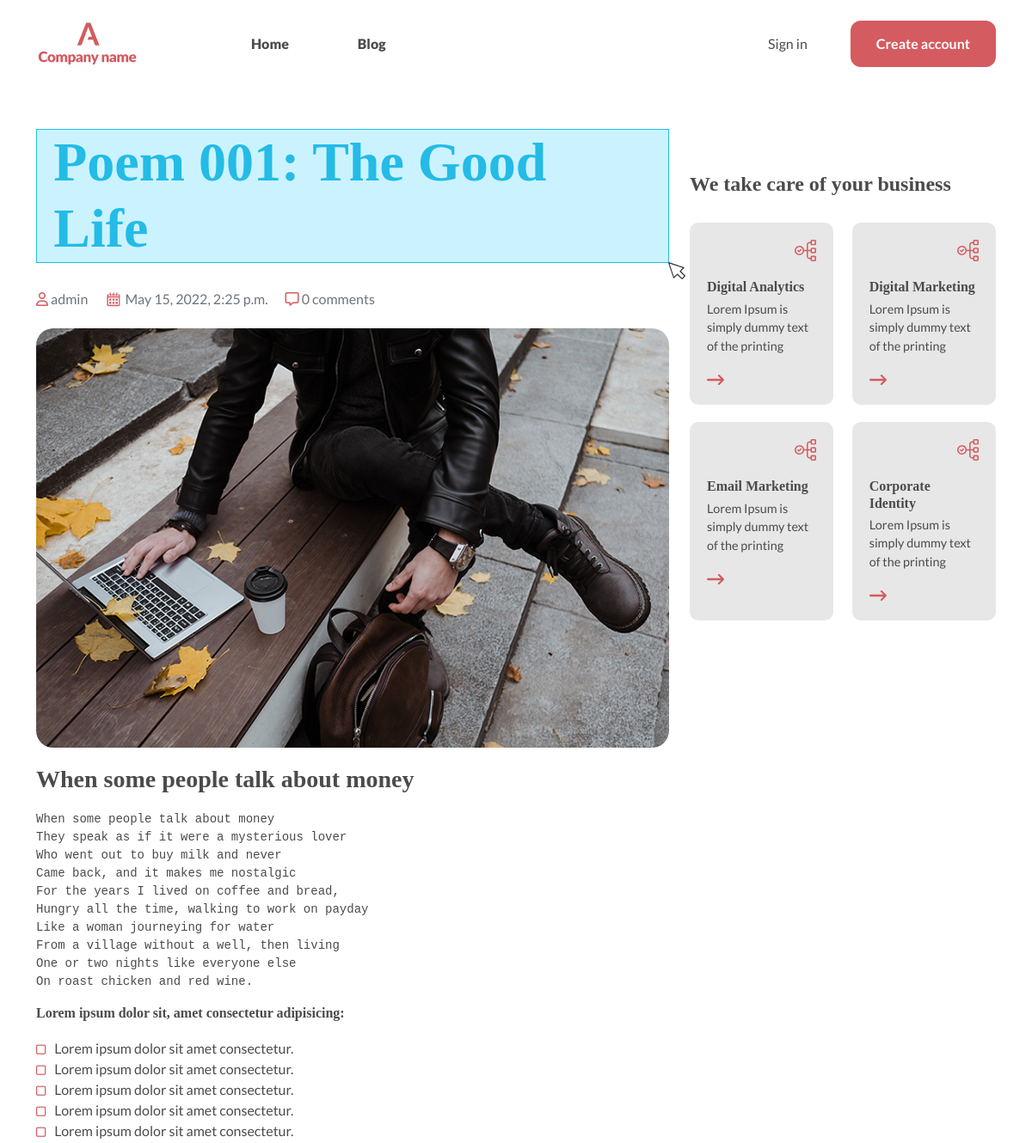
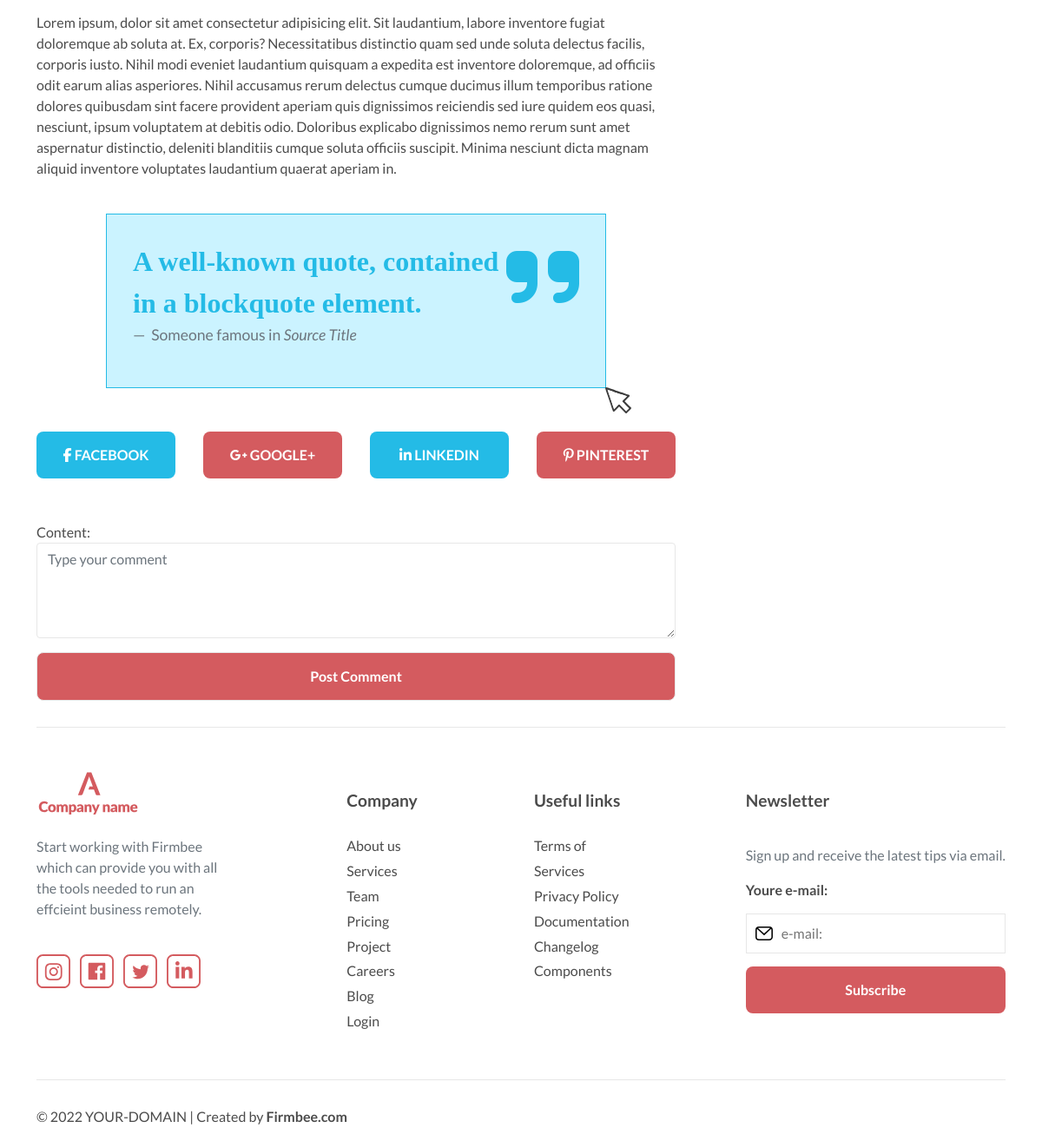
The app's page /post/2/ with its own data (2 pictures, top to bottom).
### blog/models.py (models this page shows, shortened)
class Post(models.Model):
    Author = models.ForeignKey(User, on_delete=models.SET_NULL, null=True)
    Topic_post = models.ManyToManyField(Topic)
    Post_name = models.CharField(max_length=100)
    Overview = models.CharField(max_length=60, null=True)
    Content = RichTextField(blank=True, null=True)
    Thumbnail = models.ImageField(blank=True, null=True,default='post-1.png')
    Created = models.DateTimeField(auto_now_add=True)
    Updated = models.DateTimeField(auto_now=True)
    @property
    def get_comments(self):
        return self.comments.all()

class Topic(models.Model):
    Name = models.CharField(max_length=100)

### blog/views.py (the view, shortened to what this page needs)
# urls.py: path('post/<pk>/',views.post_detail,name="post_detail"),
def post_detail(request,pk):
    post = get_object_or_404(Post,id=pk)
    topic = Topic.objects.all()
    form = CommentForm()
    context = {'post': post, 'topic': topic, 'form':form}
    return render(request,'single-post.html',context)

### blog/forms.py
class CommentForm(forms.ModelForm):
    content = forms.CharField(widget=forms.Textarea(attrs={
        'class': 'form-control',
        'placeholder': 'Type your comment',
        'id': 'comment',
        'rows': '4'
    }))
    class Meta:
        model = Comment
        fields = ['content',]

### templates/single-post.html (shortened to what this page needs)
{% extends 'base.html' %}
{% load static %}
{% block content %}
      <div class="container main">
        <div class="row">
          <div class="col-lg-8">
            <div class="single-post">
              <h1> <span class="blue-frame">{{post.Post_name}}</span></h1>
              <div class="post-meta text-muted">
                <span><i class="far fa-user"></i> {{ post.Author }}</span><span><img style="width: 20px;" src="{% static 'img/icon/calendar.svg' %}" alt=""> {{post.Created}}</span><span><i class="far fa-comment-alt"></i> 0 comments</span>
              </div>
              <div class="post-contant">
                <div class="post-img"><img src="{{ post.Thumbnail.url }}" alt=""></div>
                <h3>{{ post.Overview }}</h3>
                <p>{{ post.Content | safe }} </p>
                <h6>Lorem ipsum dolor sit, amet consectetur adipisicing:</h6>
                <ul class="list-in-text">
                  <li>Lorem ipsum dolor sit amet consectetur.</li>
                  <li>Lorem ipsum dolor sit amet consectetur.</li>
                  <li>Lorem ipsum dolor sit amet consectetur.</li>
                  <li>Lorem ipsum dolor sit amet consectetur.</li>
                  <li>Lorem ipsum dolor sit amet consectetur.</li>
                </ul>
                <p>Lorem ipsum, dolor sit amet consectetur adipisicing elit. Sit laudantium, labore inventore fugiat doloremque ab soluta at. Ex, corporis? Necessitatibus distinctio quam sed unde soluta delectus facilis, corporis iusto. Nihil modi eveniet laudantium quisquam a expedita est inventore doloremque, ad officiis odit earum alias asperiores. Nihil accusamus rerum delectus cumque ducimus illum temporibus ratione dolores quibusdam sint facere provident aperiam quis dignissimos reiciendis sed iure quidem eos quasi, nesciunt, ipsum voluptatem at debitis odio. Doloribus explicabo dignissimos nemo rerum sunt amet aspernatur distinctio, deleniti blanditiis cumque soluta officiis suscipit. Minima nesciunt dicta magnam aliquid inventore voluptates laudantium quaerat aperiam in.</p>
                <figure class="quote text-start">
                  <blockquote class="blockquote">
                    <p>A well-known quote, contained in a blockquote element.</p>
                  </blockquote>
                  <figcaption class="blockquote-footer">
                    Someone famous in <cite title="Source Title">Source Title</cite>
                  </figcaption>
                </figure>
                <div class="share">
                  <a class="blue-btn" href=""><i class="fab fa-facebook-f"></i> FACEBOOK</a>
                  <a  class="main-btn" href=""> <i class="fab fa-google-plus-g"></i> GOOGLE+</a>
                  <a  class="blue-btn" href=""><i class="fab fa-linkedin-in"></i> LINKEDIN</a>
                  <a  class="main-btn" href=""><i class="fab fa-pinterest-p"></i> PINTEREST</a>
                </div>
                <form id="commentForm" method="POST" action="">
                  <div class="mb-3">
                      {{ form }}
                  </div>
                  <div class="d-grid">
                    <input class="main-btn" id="submitButton" type="submit"  value="Post Comment"/>
                  </div>
                </form>
              </div>
            </div>
          </div>
          <div class="sidebar col-lg-4">
            <div class="sidebar-category">
              <h4>We take care of your business</h4>
              <div class="category">
                {% for top in topic %}
                <div class="category-item">
                  <img class="category-icon" src="{% static 'img/icon/analytics.svg' %}" alt="">
                  <h6 class="category-title">{{top.Name}}</h6>
                  <p>Lorem Ipsum is simply dummy text of the printing </p>
                  <a href=""><img style="width: 20px;" src="{% static 'img/icon/arrow-right-icon.svg' %}" alt=""></a>
                </div>
                {% endfor %}
              </div>
            </div>
          </div>
        </div>
      </div>
{% endblock content %}

### static/css/main.css (style rules this page uses)
*, *::after, *::before { -webkit-box-sizing: border-box; box-sizing: border-box; margin: 0; padding: 0; }
body { font-family: 'Lato', sans-serif; color: #4b4b4b; }
a { text-decoration: none; color: #4b4b4b; }
input, textarea { border-radius: 0px; border: 1px solid #e7e7e7 !important; }
h1, h2, h3, h4, h5, h6 { font-family: utopia-std-display, serif; font-weight: 700; font-style: normal; }
h2, h3, h4, h5, h6 { margin-bottom: 20px; }
h1 { font-size: 2em; margin-bottom: 30px; }
.blue-frame { position: relative; display: inline-block; color: #24bbe6; background-color: #cbf3ff; padding: 0px 0.3em; border: 1px solid #24bbe6; }
.blue-frame::after { content: ""; position: absolute; bottom: 0; right: 0; width: 20px; height: 20px; -webkit-transform: translate(100%, 100%); transform: translate(100%, 100%); background-image: url("../img/icon/arrow-title.svg"); background-position: 0 0; background-repeat: no-repeat; }
.main-btn { text-decoration: none; color: white; font-weight: 600; background-color: #d45b5f; border: none; padding: 15px 30px; border-radius: 8px; }
.blue-btn { text-decoration: none; color: white; font-weight: 600; background-color: #24bbe6; border: none; padding: 15px 30px; border-radius: 8px; }
.main { margin-top: 150px; }
.quote { position: relative; padding: 30px; margin: 40px 80px; background-color: #cbf3ff; border: 1px solid #24bbe6; }
.quote::after { content: ""; position: absolute; right: 0; bottom: 0; width: 30px; height: 30px; -webkit-transform: translate(100%, 100%); transform: translate(100%, 100%); background-image: url("../img/icon/arrow-title.svg"); background-position: 0 0; background-repeat: no-repeat; }
.quote .blockquote { font-size: 2em; width: 82%; }
.quote .blockquote p { font-family: utopia-std-display, serif; font-weight: 700; font-style: normal; color: #24bbe6; }
.quote .blockquote::after { position: absolute; top: 0; right: 30px; font-family: 'Font Awesome 5 Free'; font-weight: 900; content: "\f10e"; color: #24bbe6; font-size: 3em; z-index: 0; }
.quote .blockquote-footer { font-size: 1.1em; }
ul.list-in-text { list-style: none; margin-left: 0; padding-left: 0; }
ul.list-in-text li { padding-left: 1em; text-indent: -1em; }
ul.list-in-text li:before { font-family: 'Font Awesome 5 Free'; content: "\f0c8"; color: #d45b5f; padding-right: 10px; font-size: 0.8em; }
.single-post .post-meta span { white-space: nowrap; margin-right: 20px; }
.single-post .post-meta span .far { color: #d45b5f; }
.single-post .post-img { width: 100%; border-radius: 20px; overflow: hidden; margin: 20px 0px; }
.single-post .post-img img { width: 100%; }
.single-post .share { margin: 30px 0px; padding: 10px 0 20px; display: -webkit-box; display: -ms-flexbox; display: flex; -ms-flex-wrap: wrap; flex-wrap: wrap; -webkit-box-pack: justify; -ms-flex-pack: justify; justify-content: space-between; gap: 10px; }
.single-post .share a { text-decoration: none; display: inline-block; width: 160px; margin-top: 0; white-space: nowrap; text-align: center; }
.sidebar .sidebar-category { margin-top: 50px; }
.sidebar .sidebar-category .category { display: -webkit-box; display: -ms-flexbox; display: flex; -ms-flex-wrap: wrap; flex-wrap: wrap; -webkit-box-pack: justify; -ms-flex-pack: justify; justify-content: space-between; gap: 20px; margin-top: 30px; }
.sidebar .sidebar-category .category-item { width: 47%; background-color: #e7e7e7; padding: 20px; border-radius: 10px; font-size: 0.9em; }
.sidebar .sidebar-category .category-item h6 { margin-bottom: 5px; }
.sidebar .sidebar-category .category-item .category-icon { width: 25px; display: block; margin-left: auto; margin-bottom: 20px; }
@media (min-width: 768px) { h1 { font-size: 3em; } }
@media (min-width: 992px) { h1 { font-size: 4em; } }

### records on screen
Post: Post_name "Poem 001: The Good Life", Author "admin", Created "May 15, 2022, 2:25 p.m.", Thumbnail (picture), Overview "When some people talk about money", Content "When some people talk about money They speak as if it were a mysterious lover Who went out to buy milk and never Came back, and it makes me nostalgic For the years I lived on coffee and bread, Hungry all the time, walking to work on payday Like a woman journeying for water From a village without a well, then living One or two nights like everyone else On roast chicken and red wine."
Topic: Name "Digital Analytics"
Topic: Name "Digital Marketing"
Topic: Name "Email Marketing"
Topic: Name "Corporate Identity"
